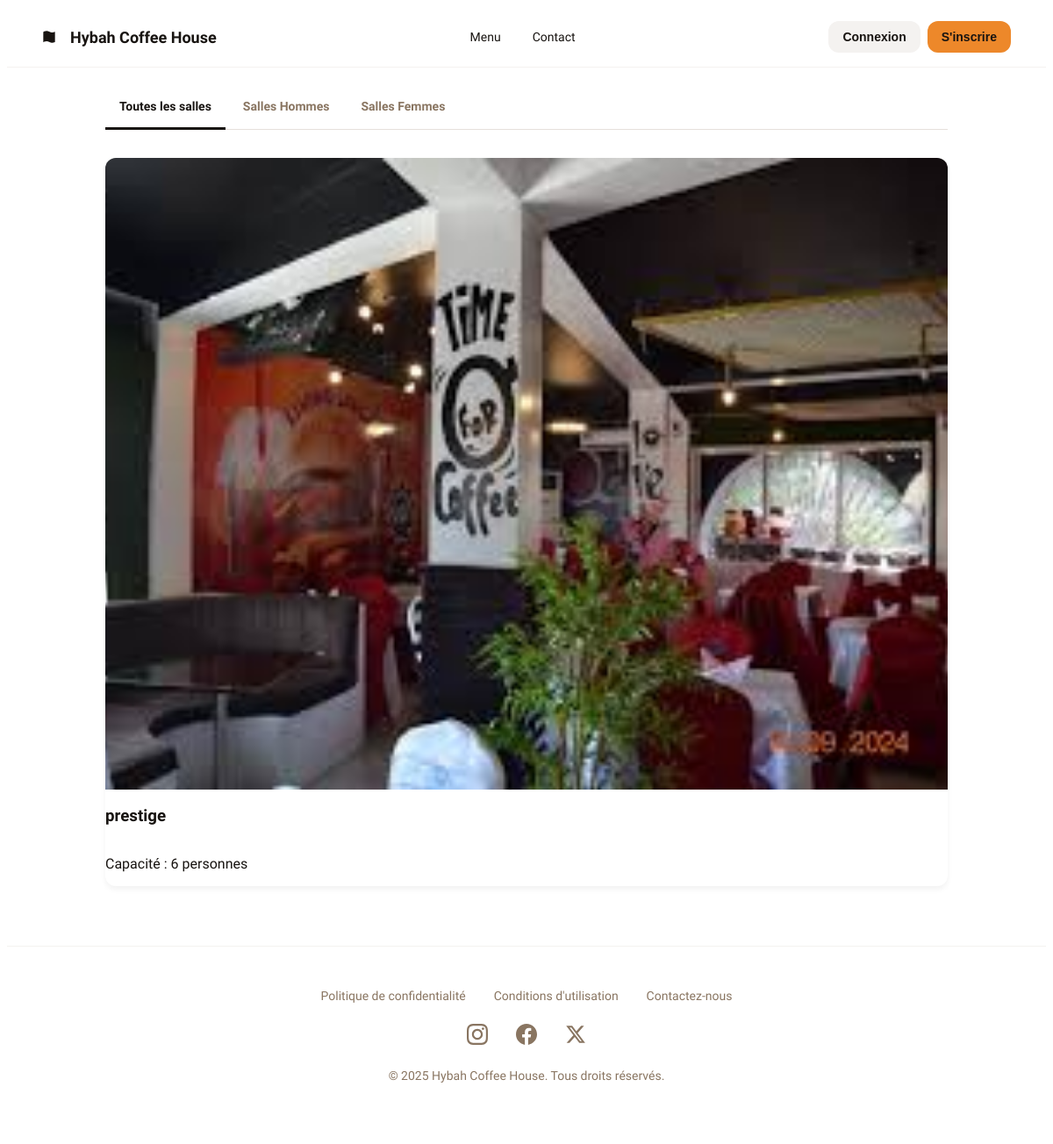
The app's page /salles/ with its own data.
### salles/models.py (models this page shows, shortened)
class Salle(models.Model):
    HOMMES = 'H'
    FEMMES = 'F'
    CATEGORIE_CHOICES = [
        (HOMMES, 'Salle pour Hommes'),
        (FEMMES, 'Salle pour Femmes'),
    ]
    nom = models.CharField(max_length=100)
    description = models.TextField()
    capacite = models.IntegerField()
    categorie = models.CharField(
        max_length=1,
        choices=CATEGORIE_CHOICES,
    )
    photo = models.ImageField(
        upload_to='photos_salles/', # Les images iront dans le dossier media/photos_salles/
        null=True,                  # Le champ peut être vide
        blank=True                  # Le champ n'est pas obligatoire dans les formulaires
    )
    prix_par_heure = models.DecimalField(max_digits=6, decimal_places=2)

### salles/views.py (the view)
# urls.py: path('', views.liste_salles, name='liste_salles'),
def liste_salles(request):
    categorie_filtre = request.GET.get('categorie')
    if categorie_filtre:
        salles = Salle.objects.filter(categorie=categorie_filtre)
    else:
        salles = Salle.objects.all()
    return render(request, 'salles/liste_salles.html', {'salles': salles})

### salles/templates/salles/liste_salles.html
{% extends 'base.html' %}
{% load static %}
{% block content %}
    <div class="menu-tabs">
        <a href="{% url 'liste_salles' %}" {% if not request.GET.categorie %}class="active"{% endif %}>Toutes les salles</a>
        <a href="{% url 'liste_salles' %}?categorie=H" {% if request.GET.categorie == 'H' %}class="active"{% endif %}>Salles Hommes</a>
        <a href="{% url 'liste_salles' %}?categorie=F" {% if request.GET.categorie == 'F' %}class="active"{% endif %}>Salles Femmes</a>
    </div>
    <div class="menu-grid">
        {% for salle in salles %}
            <a href="{% url 'detail_salle' salle.id %}" class="product-card" style="text-decoration: none; color: inherit;">
                {% if salle.photo %}
                    <img src="{{ salle.photo.url }}" alt="Photo de {{ salle.nom }}">
                {% else %}
                    <img src="https://via.placeholder.com/300x300.png?text=Image+Indisponible" alt="Image indisponible">
                {% endif %}
                <h3>{{ salle.nom }}</h3>
                <p>Capacité : {{ salle.capacite }} personnes</p>
            </a>
        {% empty %}
            <div class="empty-cart" style="grid-column: 1 / -1;">
                <h3>Aucune salle disponible</h3>
                <p>Il n'y a actuellement aucune salle correspondant à ce critère.</p>
            </div>
        {% endfor %}
    </div>
{% endblock %}

### comptes/static/comptes/style.css (style rules this page uses)
:root { --primary-color: #ed882a; --dark-color: #181411; --light-gray-color: #f4f2f0; --text-color: #181411; --text-muted-color: #897561; }
body { font-family: 'Plus Jakarta Sans', 'Noto Sans', sans-serif; color: var(--text-color); background-color: #FFFFFF; }
h1, h2, h3 { font-weight: 800; }
a { color: var(--primary-color); text-decoration: none; }
.menu-tabs { border-bottom: 1px solid #e6e0db; margin-bottom: 2rem; }
.menu-tabs a { display: inline-block; padding: 1rem; margin-bottom: -1px; border-bottom: 3px solid transparent; color: var(--text-muted-color); font-weight: 700; font-size: 0.875rem; }
.menu-tabs a.active { color: var(--dark-color); border-bottom-color: var(--dark-color); }
.menu-grid { display: grid; grid-template-columns: repeat(auto-fit, minmax(250px, 1fr)); gap: 1.5rem; }
.product-card { background-color: white; border-radius: 0.75rem; overflow: hidden; box-shadow: 0 4px 6px rgba(0,0,0,0.05); transition: transform 0.2s, box-shadow 0.2s; display: flex; flex-direction: column; }
.product-card img { width: 100%; aspect-ratio: 4 / 3; object-fit: cover; }

### records on screen
Salle: photo (picture), nom "prestige", capacite "6"
